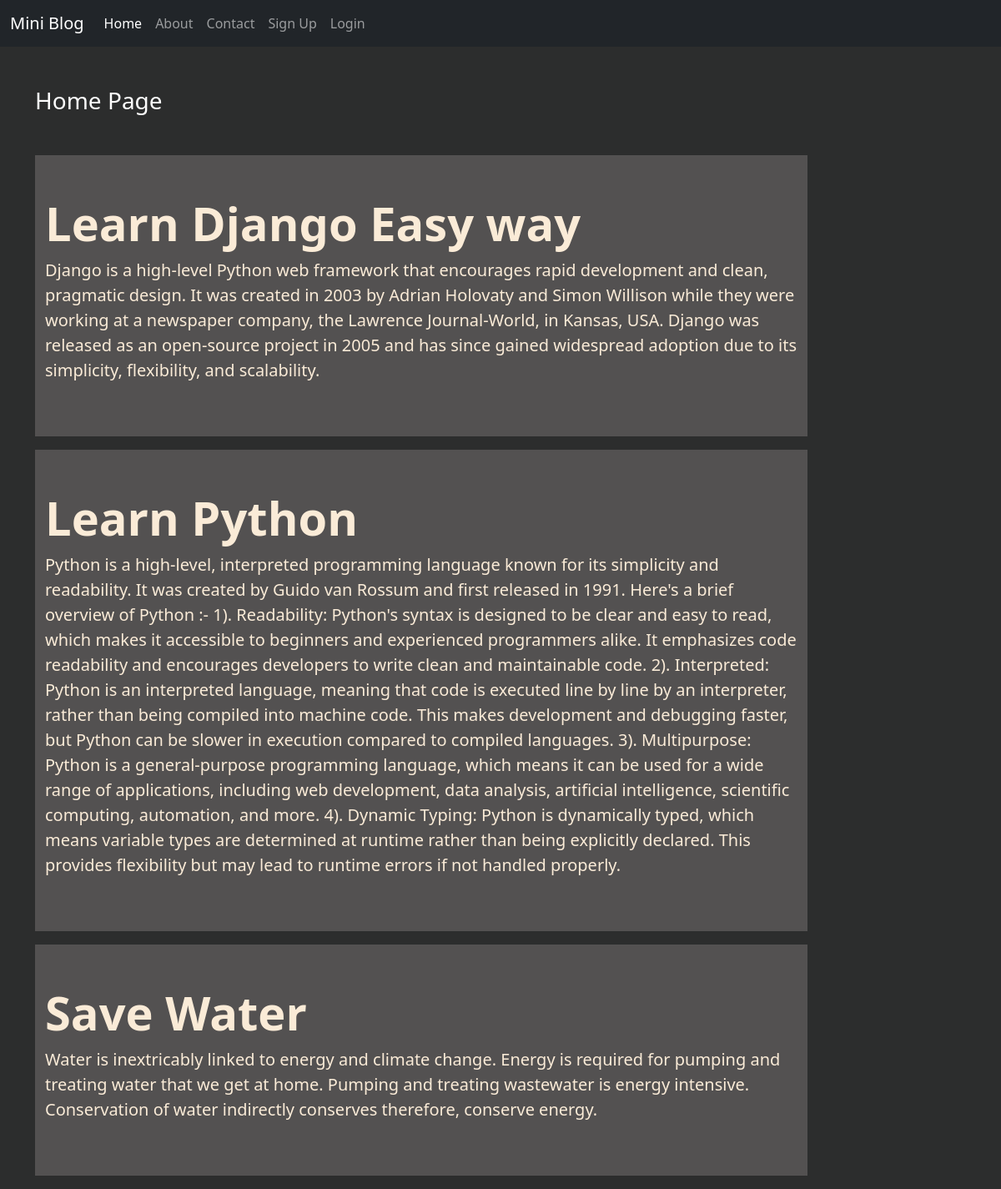
The page / on the database its author committed.
### blog/models.py (models this page shows)
class Post(models.Model):
    title = models.CharField(max_length=150)
    desc = models.TextField()

### blog/views.py (the view)
# urls.py: 2. Add a URL to urlpatterns:  path('', views.home, name='home')
def home(request):
    posts = Post.objects.all()
    return render(request,'blog/home.html',{'posts':posts})

### blog/templates/blog/home.html
{% extends 'blog/base.html' %}
{% load static %}
{% block content %}
<div class="col-sm-10 ">
    <h3 class="text-white my-5">Home Page</h3>
    {% for post in posts %}
      <div class="jumbotron jumbotron-fluid jumbo-color mb-3">
        <div class="container py-5">
          <h1 class="display-4 fw-bold">{{post.title}}</h1>
          <p class="lead">{{post.desc}}</p>
        </div>
      </div>
    {% endfor %}
</div>
{% endblock content %}

### blog/static/blog/css/style.css (style rules this page uses)
body { background-color: rgb(44,45,45); color: antiquewhite; }
.jumbo-color { background-color: rgb(83, 81, 81); }

### rows shown on the page
Post: title "Learn Django Easy way", desc "Django is a high-level Python web framework that encourages rapid development and clean, pragmatic design. It was created in 2003 by Adrian Holovaty and Simon Willison while they were working at a newspaper company, the Lawrence Journal-World, in Kansas, USA. Django was released as an open-source project in 2005 and has since gained widespread adoption due to its simplicity, flexibility, and scalability."
Post: title "Learn Python", desc "Python is a high-level, interpreted programming language known for its simplicity and readability. It was created by Guido van Rossum and first released in 1991. Here's a brief overview of Python :- 1). Readability: Python's syntax is designed to be clear and easy to read, which makes it accessible to beginners and experienced programmers alike. It emphasizes code readability and encourages developers to write clean and maintainable code. 2). Interpreted: Python is an interpreted language, meaning that code is executed line by line by an interpreter, rather than being compiled into machine code. This makes development and debugging faster, but Python can be slower in execution compared to…"
Post: title "Save Water", desc "Water is inextricably linked to energy and climate change. Energy is required for pumping and treating water that we get at home. Pumping and treating wastewater is energy intensive. Conservation of water indirectly conserves therefore, conserve energy."
